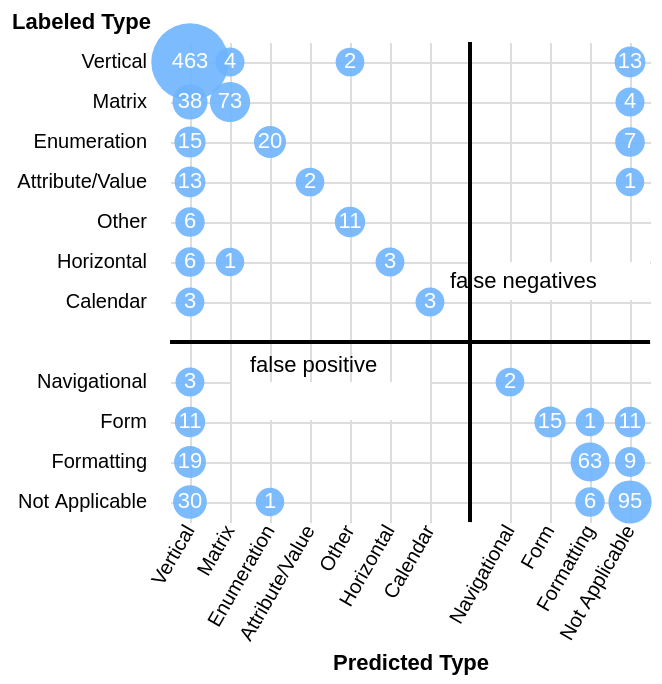

This figure's Vega-Lite source:
### Vega-Lite specification from a JSON file in a GitHub repository (floating-point values rounded to 4 significant figures; data arrays with more than 128 entries replaced by an {"elided": "..."} marker saying what was removed)
{"$schema": "https://vega.github.io/schema/vega-lite/v3.json", "description": "Confusion matrix from raw data, encoding count with size. (Figure 5 from @jhoffswell and @zcliu's ['Interactive Repair of Tables Extracted from PDF Documents on Mobile Devices'](https://idl.cs.washington.edu/files/2019-InteractiveTableRepair-CHI.pdf).)", "layer": [{"data": {"values": {"elided": "954 records"}}, "layer": [{"mark": "circle", "encoding": {"opacity": {"value": 0.9}, "color": {"value": "#6EB4FD"}, "size": {"aggregate": "count", "type": "quantitative", "scale": {"range": [200, 1500]}, "legend": null}}}, {"mark": "text", "encoding": {"text": {"aggregate": "count", "type": "quantitative"}, "color": {"value": "white"}}}], "encoding": {"x": {"field": "type_PREDICT", "type": "ordinal", "title": "Predicted Type", "scale": {"domain": ["Vertical", "Matrix", "Enumeration", "Attribute/Value", "Other", "Horizontal", "Calendar", "", "Navigational", "Form", "Formatting", "Not Applicable"]}, "axis": {"grid": true, "labelAngle": 300, "labelOverlap": false}}, "y": {"field": "type_ORIG", "type": "ordinal", "title": "Labeled Type", "scale": {"domain": ["Vertical", "Matrix", "Enumeration", "Attribute/Value", "Other", "Horizontal", "Calendar", "", "Navigational", "Form", "Formatting", "Not Applicable"]}, "axis": {"grid": true, "offset": 10, "titleAngle": 0, "titleX": 0, "titleY": -5, "titleAlign": "right"}}}}, {"data": {"values": [{"type_PREDICT": ""}]}, "mark": "rule", "encoding": {"x": {"field": "type_PREDICT", "type": "ordinal", "scale": {"domain": ["Vertical", "Matrix", "Enumeration", "Attribute/Value", "Other", "Horizontal", "Calendar", "", "Navigational", "Form", "Formatting", "Not Applicable"]}}}}, {"data": {"values": [{"type_ORIG": ""}]}, "mark": "rule", "encoding": {"y": {"field": "type_ORIG", "type": "ordinal", "scale": {"domain": ["Vertical", "Matrix", "Enumeration", "Attribute/Value", "Other", "Horizontal", "Calendar", "", "Navigational", "Form", "Formatting", "Not Applicable"]}}}}, {"data": {"values": [{"fn_xstart": "", "fn_ystart": "Horizontal", "fn_yend": "Calendar", "fp_xstart": "Matrix", "fp_xend": "Calendar", "fp_ystart": "Navigational", "fp_yend": "Form"}]}, "layer": [{"mark": {"type": "rect", "fill": "white", "xOffset": 1, "y2Offset": -1}, "encoding": {"x": {"field": "fn_xstart", "type": "ordinal", "scale": {"domain": ["Vertical", "Matrix", "Enumeration", "Attribute/Value", "Other", "Horizontal", "Calendar", "", "Navigational", "Form", "Formatting", "Not Applicable"]}}, "x2": {"value": "width"}, "y": {"field": "fn_ystart", "type": "ordinal", "scale": {"domain": ["Vertical", "Matrix", "Enumeration", "Attribute/Value", "Other", "Horizontal", "Calendar", "", "Navigational", "Form", "Formatting", "Not Applicable"]}}, "y2": {"field": "fn_yend"}}}, {"mark": {"type": "rect", "fill": "white", "xOffset": 1, "y2Offset": -1}, "encoding": {"x": {"field": "fp_xstart", "type": "ordinal", "scale": {"domain": ["Vertical", "Matrix", "Enumeration", "Attribute/Value", "Other", "Horizontal", "Calendar", "", "Navigational", "Form", "Formatting", "Not Applicable"]}}, "x2": {"field": "fp_xend"}, "y": {"field": "fp_ystart", "type": "ordinal", "scale": {"domain": ["Vertical", "Matrix", "Enumeration", "Attribute/Value", "Other", "Horizontal", "Calendar", "", "Navigational", "Form", "Formatting", "Not Applicable"]}}, "y2": {"field": "fp_yend"}}}, {"mark": {"type": "text", "x": 140, "text": "false negatives", "align": "left"}}, {"mark": {"type": "text", "x": 40, "y": 162, "text": "false positive", "align": "left"}}]}], "config": {"view": {"stroke": null}, "scale": {"rangeStep": 18, "textXRangeStep": 18}, "axis": {"domain": false, "ticks": false}, "rule": {"size": 2}}}
